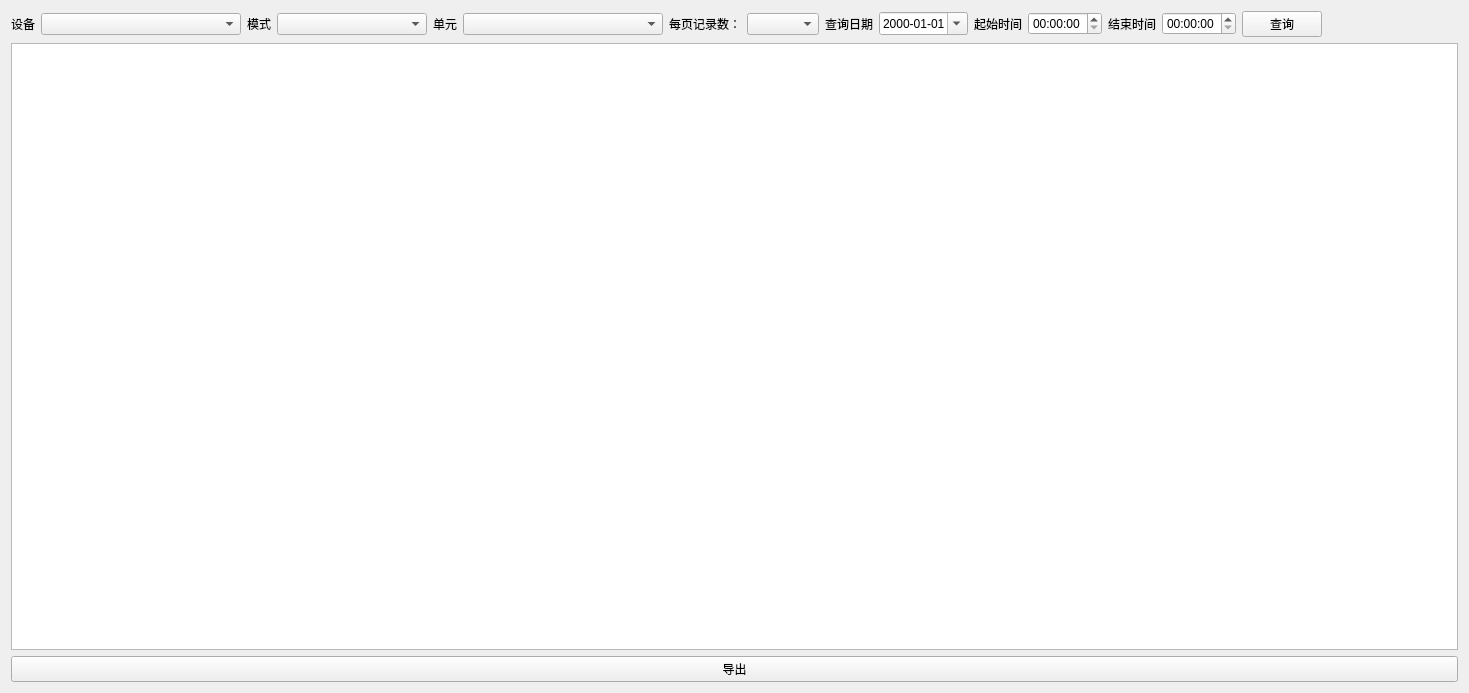
<?xml version="1.0" encoding="UTF-8"?>
<ui version="4.0">
 <class>DeviceStatusLogWidget</class>
 <widget class="QWidget" name="DeviceStatusLogWidget">
  <property name="geometry">
   <rect>
    <x>0</x>
    <y>0</y>
    <width>1469</width>
    <height>693</height>
   </rect>
  </property>
  <property name="windowTitle">
   <string>DeviceStatusLogWidget</string>
  </property>
  <layout class="QVBoxLayout" name="verticalLayout">
   <item>
    <layout class="QHBoxLayout" name="horizontalLayout">
     <item>
      <layout class="QGridLayout" name="gridLayout">
       <item row="0" column="5">
        <widget class="QComboBox" name="unitComboBox">
         <property name="minimumSize">
          <size>
           <width>200</width>
           <height>0</height>
          </size>
         </property>
         <property name="editable">
          <bool>false</bool>
         </property>
         <property name="sizeAdjustPolicy">
          <enum>QComboBox::AdjustToContents</enum>
         </property>
        </widget>
       </item>
       <item row="0" column="0">
        <widget class="QLabel" name="label">
         <property name="text">
          <string>设备</string>
         </property>
         <property name="buddy">
          <cstring>deviceComboBox</cstring>
         </property>
        </widget>
       </item>
       <item row="0" column="2">
        <widget class="QLabel" name="label_6">
         <property name="text">
          <string>模式</string>
         </property>
        </widget>
       </item>
       <item row="0" column="3">
        <widget class="QComboBox" name="modeComboBox">
         <property name="minimumSize">
          <size>
           <width>150</width>
           <height>0</height>
          </size>
         </property>
        </widget>
       </item>
       <item row="0" column="7">
        <widget class="QComboBox" name="pagesize">
         <property name="editable">
          <bool>false</bool>
         </property>
         <property name="sizeAdjustPolicy">
          <enum>QComboBox::AdjustToContents</enum>
         </property>
        </widget>
       </item>
       <item row="0" column="4">
        <widget class="QLabel" name="label_2">
         <property name="text">
          <string>单元</string>
         </property>
         <property name="buddy">
          <cstring>unitComboBox</cstring>
         </property>
        </widget>
       </item>
       <item row="0" column="6">
        <widget class="QLabel" name="label_7">
         <property name="text">
          <string>每页记录数：</string>
         </property>
        </widget>
       </item>
       <item row="0" column="1">
        <widget class="QComboBox" name="deviceComboBox">
         <property name="minimumSize">
          <size>
           <width>200</width>
           <height>0</height>
          </size>
         </property>
         <property name="sizeAdjustPolicy">
          <enum>QComboBox::AdjustToContents</enum>
         </property>
        </widget>
       </item>
      </layout>
     </item>
     <item>
      <layout class="QGridLayout" name="gridLayout_2">
       <item row="0" column="4">
        <widget class="QLabel" name="label_5">
         <property name="text">
          <string>结束时间</string>
         </property>
        </widget>
       </item>
       <item row="0" column="5">
        <widget class="QTimeEdit" name="endTime">
         <property name="displayFormat">
          <string>HH:mm:ss</string>
         </property>
        </widget>
       </item>
       <item row="0" column="0">
        <widget class="QLabel" name="label_8">
         <property name="text">
          <string>查询日期</string>
         </property>
        </widget>
       </item>
       <item row="0" column="3">
        <widget class="QTimeEdit" name="startTime">
         <property name="displayFormat">
          <string>HH:mm:ss</string>
         </property>
        </widget>
       </item>
       <item row="0" column="2">
        <widget class="QLabel" name="label_4">
         <property name="text">
          <string>起始时间</string>
         </property>
        </widget>
       </item>
       <item row="0" column="1">
        <widget class="QDateEdit" name="queryDate">
         <property name="displayFormat">
          <string>yyyy-MM-dd</string>
         </property>
         <property name="calendarPopup">
          <bool>true</bool>
         </property>
        </widget>
       </item>
      </layout>
     </item>
     <item>
      <widget class="QPushButton" name="queryPushButton">
       <property name="text">
        <string>查询</string>
       </property>
      </widget>
     </item>
     <item>
      <spacer name="horizontalSpacer_2">
       <property name="orientation">
        <enum>Qt::Horizontal</enum>
       </property>
       <property name="sizeHint" stdset="0">
        <size>
         <width>40</width>
         <height>20</height>
        </size>
       </property>
      </spacer>
     </item>
    </layout>
   </item>
   <item>
    <widget class="QTableView" name="tableView"/>
   </item>
   <item>
    <layout class="QHBoxLayout" name="horizontalLayout_2">
     <item>
      <widget class="QPushButton" name="exportPushButton">
       <property name="text">
        <string>导出</string>
       </property>
      </widget>
     </item>
    </layout>
   </item>
  </layout>
 </widget>
 <resources/>
 <connections/>
</ui>
